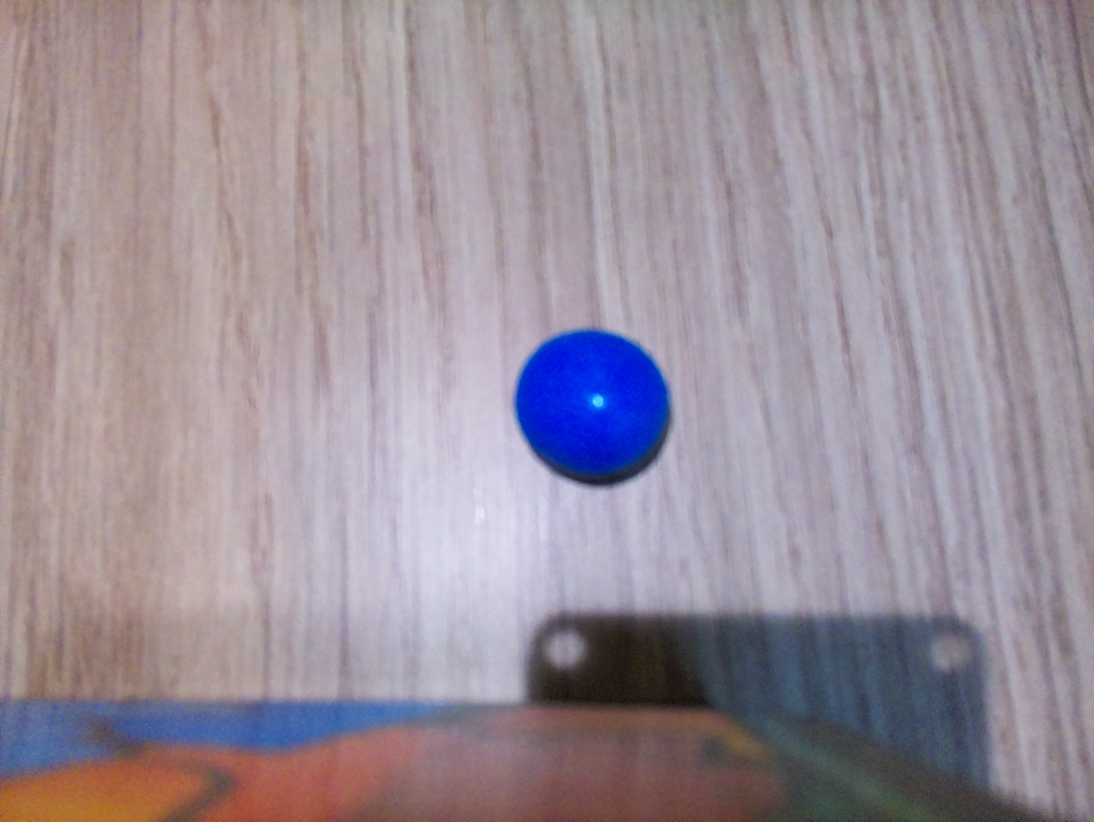
#> input picture BotSoftware/VC/prova1.jpg, 3280 x 2464 px (shown at 1/3 size)
$ python -i detectar_colors_rpicam.py   (imports and definitions only)
#> lines starting #> are read from the running program, lines starting #| are printed output that depends on the picture; after the words box and inside, x2 and y2 are one past the last pixel; in counts of white or black regions, pixels touching at a corner belong together
#> further down, picture is the input picture: shape (2464, 3280, 3); mean B, G, R 153.5, 143, 154.3
import cv2
import numpy as np
import subprocess
from pathlib import Path
import tempfile
import argparse
import time

CARPETA = Path(__file__).parent

inici = time.perf_counter()

# [32 lines left out: function capturar_imagen_rpicam, not called in this run]


# ============================================================
# CLASSIFICACIO DE COLOR
# ============================================================

def clasificar_color_hsv(h, s, v):
    if v < 45:
        return 'molt fosc / ombra'
    if s < 45 and v > 150:
        return 'blanc / gris clar'
    if (h < 20 or h >= 170) and v < 130 and s < 180:
        return 'marro'
    if h < 10 or h >= 170:
        return 'vermell'
    if 10 <= h < 24:
        return 'taronja'
    if 24 <= h < 40:
        return 'groc'
    if 40 <= h < 85:
        return 'verd'
    if 85 <= h < 130:
        return 'blau'
    if 130 <= h < 160:
        return 'lila'
    if 160 <= h < 170:
        return 'rosa / vermell clar'
    return 'color desconegut'


# ============================================================
# SELECCIO DEL CONTORN DEL SKITTLE
# ============================================================

def seleccionar_contorn_skittle(contornos, shape):
    alto, ancho = shape[:2]
    area_imatge = alto * ancho
    millor_contorn = None
    millor_score = -1
    centre_imatge_x = ancho / 2
    centre_imatge_y = alto / 2

    for contorno in contornos:
        area = cv2.contourArea(contorno)
        if area < 150:
            continue
        if area > area_imatge * 0.10:
            continue

        perimetre = cv2.arcLength(contorno, True)
        if perimetre == 0:
            continue

        circularitat = 4 * np.pi * area / (perimetre * perimetre)
        if circularitat < 0.45:
            continue

        x, y, w, h = cv2.boundingRect(contorno)
        marge = 5
        toca_vora = (
            x <= marge or y <= marge or x + w >= ancho - marge or y + h >= alto - marge
        )
        if toca_vora:
            continue

        ratio = w / h if h != 0 else 0
        if ratio < 0.55 or ratio > 1.45:
            continue

        cx = x + w / 2
        cy = y + h / 2
        distancia_centre = np.sqrt((cx - centre_imatge_x) ** 2 + (cy - centre_imatge_y) ** 2)
        distancia_normalitzada = distancia_centre / np.sqrt(ancho ** 2 + alto ** 2)
        score = area * circularitat * (1 - distancia_normalitzada)

        if score > millor_score:
            millor_score = score
            millor_contorn = contorno

    return millor_contorn


# ============================================================
# DETECCIO DEL COLOR DEL SKITTLE
# ============================================================

def detectar_color_skittle_desde_array(imagen, mostrar=True):
#> called with mostrar = True
    if imagen is None:
        print("No s'ha pogut capturar la imatge")
        return None

    alto_original, ancho_original = imagen.shape[:2]
#> alto_original = 2464; ancho_original = 3280
    max_width = 700

    if ancho_original > max_width:
        escala = max_width / ancho_original
#> escala = 0.213
        imagen = cv2.resize(imagen, None, fx=escala, fy=escala)

    hsv = cv2.cvtColor(imagen, cv2.COLOR_BGR2HSV)
#> hsv: shape (526, 700, 3); mean H, S, V 106.7, 38.9, 163.8

    lower = np.array([0, 70, 45])
    upper = np.array([179, 255, 255])
    mascara = cv2.inRange(hsv, lower, upper)
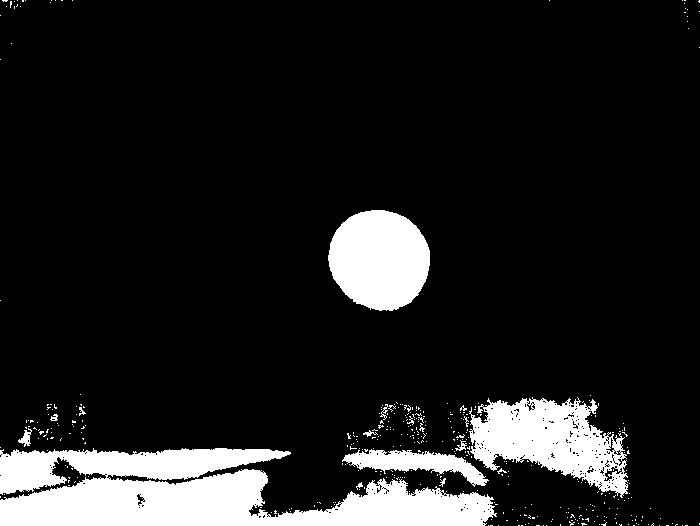
#> mascara: shape (526, 700); 12.3% white; 394 white regions (378 under 20 px), largest, box (x1, y1, x2, y2) and area: (0, 448, 497, 526) 24799, (469, 397, 628, 498) 8904, (328, 210, 430, 311) 7997

    kernel = np.ones((5, 5), np.uint8)
    mascara = cv2.morphologyEx(mascara, cv2.MORPH_OPEN, kernel)
#> mascara: shape (526, 700); 11.2% white; 10 white regions, largest, box (x1, y1, x2, y2) and area: (0, 470, 492, 526) 17133, (328, 210, 430, 310) 7984, (471, 399, 612, 488) 7068
    mascara = cv2.morphologyEx(mascara, cv2.MORPH_CLOSE, kernel)
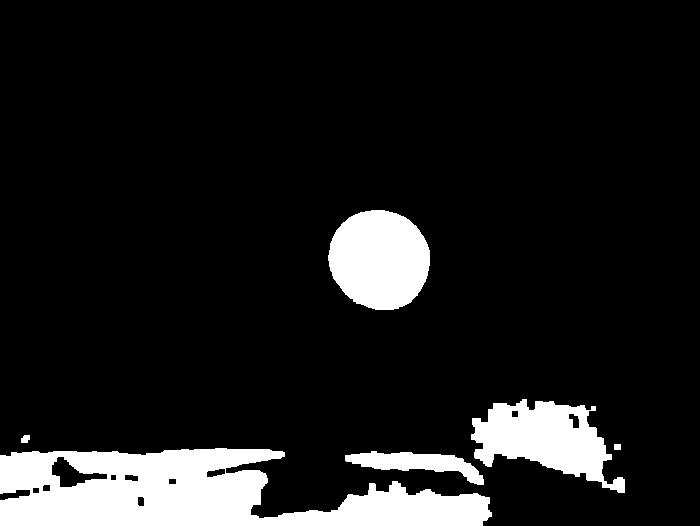
#> mascara: shape (526, 700); 11.4% white; 6 white regions

    contornos, _ = cv2.findContours(mascara, cv2.RETR_EXTERNAL, cv2.CHAIN_APPROX_SIMPLE)
#> contornos = 6 contours; box (x1, y1, x2, y2) and area: (0, 448, 492, 526) 24644, (328, 210, 430, 310) 7838, (471, 399, 625, 493) 7422, (345, 451, 484, 485) 1938, (21, 435, 30, 443) 44, (614, 444, 621, 450) 30

    if not contornos:
        print("No s'ha detectat cap skittle")
        return None

    contorno_skittle = seleccionar_contorn_skittle(contornos, imagen.shape)
#> the loop in seleccionar_contorn_skittle, `for contorno in contornos:` made 6 passes
#> (area, perimetre, circularitat, x, y, w, h, marge) on pass 6: (7837.5, 336.1, 0.872, 328, 210, 102, 100, 5)
#> (area, perimetre, circularitat) on passes 1, 2, 5: (1938, 325.9, 0.229), (24644, 1433.4, 0.151), (7422.5, 602.2, 0.257)
#> after the loop in seleccionar_contorn_skittle, `for contorno in contornos:`: millor_contorn = contour of 147 points, box (x1, y1, x2, y2) (328, 210, 430, 310), area 7838; millor_score = 6603.8
#> contorno_skittle has the same summary as millor_contorn in seleccionar_contorn_skittle
    if contorno_skittle is None:
        print("No s'ha trobat cap objecte circular valid")
        return None

    mascara_skittle = np.zeros(mascara.shape, dtype=np.uint8)
    cv2.drawContours(mascara_skittle, [contorno_skittle], -1, 255, -1)
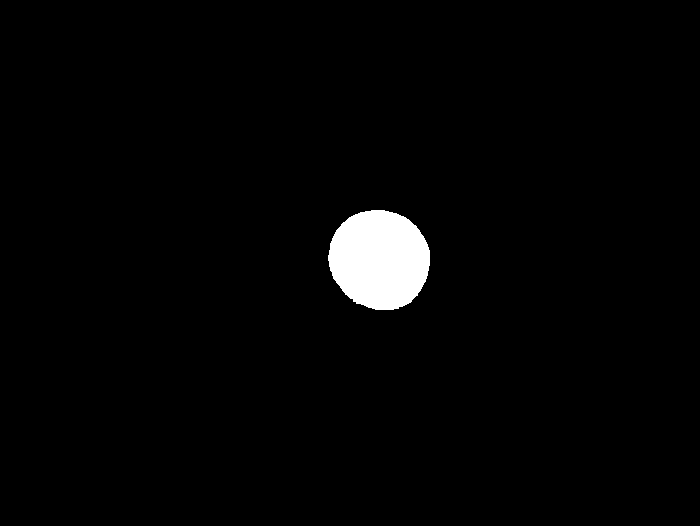
#> mascara_skittle: shape (526, 700); 2.2% white; 1 white region, box (x1, y1, x2, y2) and area: (328, 210, 430, 310) 7984

    h_channel, s_channel, v_channel = cv2.split(hsv)
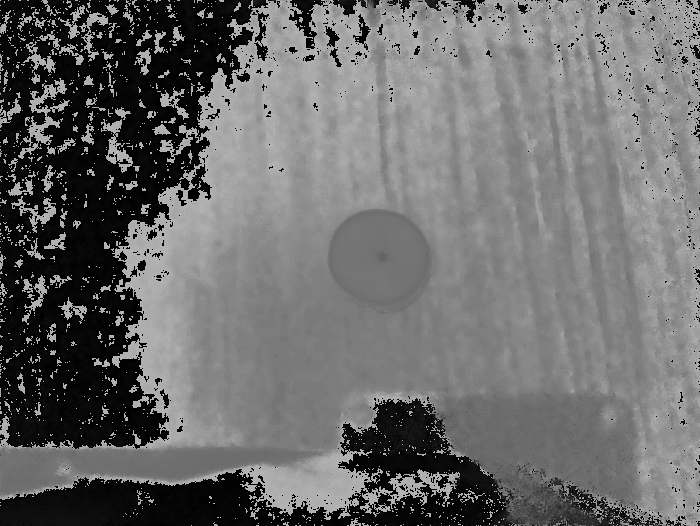
#> h_channel: shape (526, 700); min 0, max 179, mean 106.7
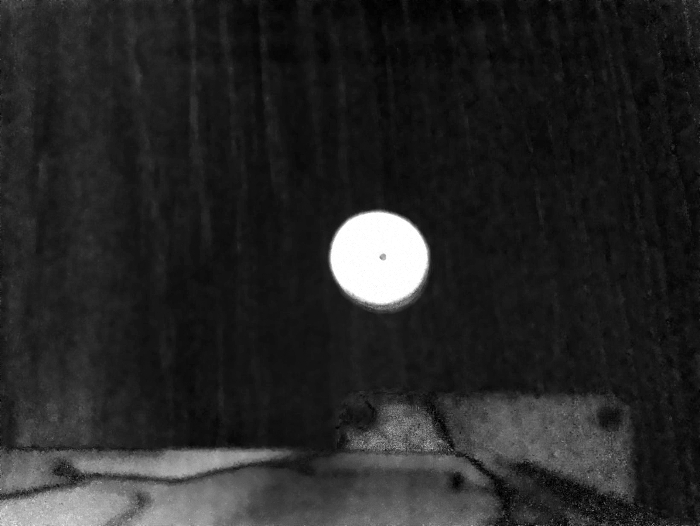
#> s_channel: shape (526, 700); min 0, max 255, mean 38.9
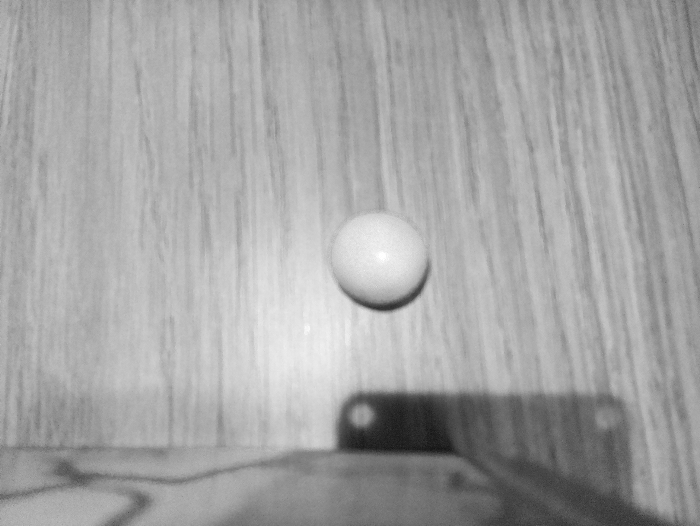
#> v_channel: shape (526, 700); min 18, max 255, mean 163.8
    mascara_color = cv2.bitwise_and(mascara_skittle, cv2.inRange(s_channel, 80, 255))
#> mascara_color: shape (526, 700); 2.1% white; 1 white region, box (x1, y1, x2, y2) and area: (328, 210, 430, 310) 7901

    if cv2.countNonZero(mascara_color) < 50:
        mascara_color = mascara_skittle

    pixels_h = h_channel[mascara_color > 0]
#> pixels_h = 7901 values, max 124 at index 6966, min 99 at index 3562, mean 114.6
    pixels_s = s_channel[mascara_color > 0]
#> pixels_s = 7901 values, max 255 at index 80, min 80 at index 102, mean 237.5
    pixels_v = v_channel[mascara_color > 0]
#> pixels_v = 7901 values, max 255 at index 3259, min 45 at index 7824, mean 198

    if len(pixels_h) == 0:
        print("No s'han pogut obtenir pixels del skittle")
        return None

    h_median = float(np.median(pixels_h))
#> h_median = 115
    s_median = float(np.median(pixels_s))
#> s_median = 255
    v_median = float(np.median(pixels_v))
#> v_median = 211
    color = clasificar_color_hsv(h_median, s_median, v_median)
#> color = 'blau'

    print(f"Resultat -> {color} (H={h_median:.1f}, S={s_median:.1f}, V={v_median:.1f})")
#| Resultat -> blau (H=115.0, S=255.0, V=211.0)

    if mostrar:
        x, y, w, h_rect = cv2.boundingRect(contorno_skittle)
#> x = 328; y = 210; w = 102; h_rect = 100
        vis = imagen.copy()
        cv2.rectangle(vis, (x, y), (x + w, y + h_rect), (0, 255, 0), 2)
        cx = x + w // 2
#> cx = 379
        cy = y + h_rect // 2
#> cy = 260
        cv2.circle(vis, (cx, cy), 4, (0, 255, 0), -1)
#> vis: shape (526, 700, 3); mean of channels 0, 1, 2 152.8, 143.2, 153.6
        texto = f"{color}"
#> texto = 'blau'
        cv2.putText(vis, texto, (20, 40), cv2.FONT_HERSHEY_SIMPLEX, 0.8, (0, 255, 0), 2)
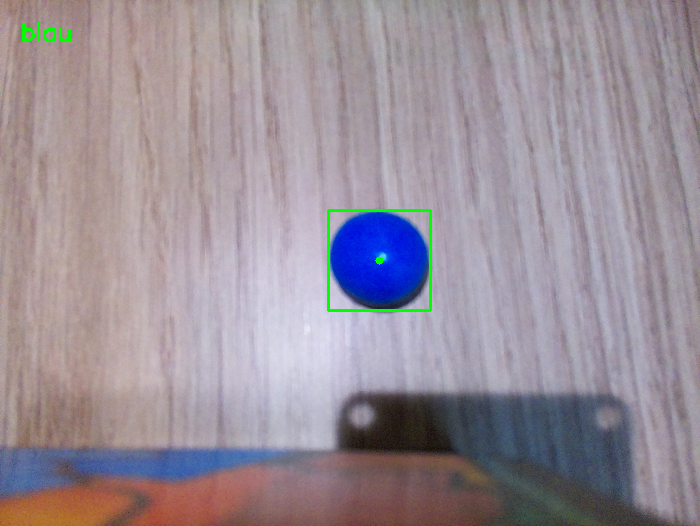
#> vis: shape (526, 700, 3); mean of channels 0, 1, 2 152.6, 143.3, 153.4; drawn as B, G, R
        cv2.imshow('Imatge detectada', vis)
        cv2.waitKey(0)
        cv2.destroyAllWindows()

    return color


# [13 lines left out: function main, not called in this run]


# [2 lines not run here, left out]

final = time.perf_counter()
total = final - inici
# [1 line not run here, left out]

>>> import cv2
>>> picture = cv2.imread('prova1.jpg')
>>> result = detectar_color_skittle_desde_array(picture)
#> result = 'blau'
